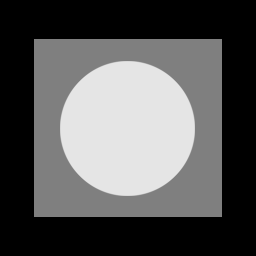
%> input picture Lab 4/Fig1.tif, 256 x 256 px
$ octave Lab4.m   (GNU Octave 9; MATLAB toolbox functions it lacks are replaced by stand-ins)
%> lines starting %> are read from the running program, lines starting %| are printed output that depends on the picture
### Lab 4/imnoise.m
function b = imnoise(varargin)
%IMNOISE Add noise to image.
%   J = IMNOISE(I,TYPE,...) Add noise of a given TYPE to the intensity image
%   I. TYPE is a string that can have one of these values:
%
%       'gaussian'       Gaussian white noise with constant
%                        mean and variance
%
%       'localvar'       Zero-mean Gaussian white noise
%                        with an intensity-dependent variance
%
%       'poisson'        Poisson noise
%
%       'salt & pepper'  "On and Off" pixels
%
%       'speckle'        Multiplicative noise
%
%   Depending on TYPE, you can specify additional parameters to IMNOISE. All
%   numerical parameters are normalized; they correspond to operations with
%   images with intensities ranging from 0 to 1.
%
%   J = IMNOISE(I,'gaussian',M,V) adds Gaussian white noise of mean M and
%   variance V to the image I. When unspecified, M and V default to 0 and
%   0.01 respectively.
%
%   J = imnoise(I,'localvar',V) adds zero-mean, Gaussian white noise of
%   local variance, V, to the image I.  V is an array of the same size as I.
%
%   J = imnoise(I,'localvar',IMAGE_INTENSITY,VAR) adds zero-mean, Gaussian
%   noise to an image, I, where the local variance of the noise is a
%   function of the image intensity values in I.  IMAGE_INTENSITY and VAR
%   are vectors of the same size, and PLOT(IMAGE_INTENSITY,VAR) plots the
%   functional relationship between noise variance and image intensity.
%   IMAGE_INTENSITY must contain normalized intensity values ranging from 0
%   to 1.
%
%   J = IMNOISE(I,'poisson') generates Poisson noise from the data instead
%   of adding artificial noise to the data. In order to respect Poisson
%   statistics, the intensities of uint8 and uint16 images must correspond
%   to the number of photons (or any other quanta of information).
%   Double-precision images are used when the number of photons per pixel
%   can be much larger than 65535 (but less than 10^12); the intensities
%   values vary between 0 and 1 and correspond to the number of photons
%   divided by 10^12.
%
%   J = IMNOISE(I,'salt & pepper',D) adds "salt and pepper" noise to the
%   image I, where D is the noise density.  This affects approximately
%   D*numel(I) pixels. The default for D is 0.05.
%
%   J = IMNOISE(I,'speckle',V) adds multiplicative noise to the image I,
%   using the equation J = I + n*I, where n is uniformly distributed random
%   noise with mean 0 and variance V. The default for V is 0.04.
%
%   Note
%   ----
%   The mean and variance parameters for 'gaussian', 'localvar', and
%   'speckle' noise types are always specified as if for a double image
%   in the range [0, 1].  If the input image is of class uint8 or uint16,
%   the imnoise function converts the image to double, adds noise
%   according to the specified type and parameters, and then converts the
%   noisy image back to the same class as the input.
%
%   Class Support
%   -------------
%   I can be of class uint8, uint16, or double. The output image J is of
%   the same class as I.  If I has more than two dimensions it is treated
%   as a multidimensional intensity image and not as an RGB image.
%
%   Example
%   -------
%        I = imread('eight.tif');
%        J = imnoise(I,'salt & pepper', 0.02);
%        imview(I), imview(J)
%
%   See also IMNSTATS, RAND, RANDN.

%   Copyright 1993-2003 The MathWorks, Inc.
%   $Revision: 5.20.4.3 $  $Date: 2003/08/01 18:09:05 $

  [a, code, classIn, classChanged, p3, p4] = ParseInputs(varargin{:});

  clear varargin;
  sizeA = size(a);

  switch code
   case 'gaussian' % Gaussian white noise
    b = a + sqrt(p4)*randn(sizeA) + p3;

   case 'localvar_1' % Gaussian white noise with variance varying locally
                     % imnoise(a,'localvar',v)
                     % v is local variance array
    b = a + sqrt(p3).*randn(sizeA); % Use a local variance array

   case 'localvar_2' % Gaussian white noise with variance varying locally
                     % Use an empirical intensity-variance relation
    intensity = p3(:); % Use an empirical intensity-variance relation
    var       = p4(:);
    minI  = min(intensity);
    maxI  = max(intensity);
    b     = min(max(a,minI),maxI);
    b     = reshape(interp1(intensity,var,b(:)),sizeA);
    b     = a + sqrt(b).*randn(sizeA);

   case 'poisson' % Poisson noise
    switch classIn
     case 'uint8'
      a = round(a*255);
     case 'uint16'
      a = round(a*65535);
     case 'double'
      a = round(a*10^12); % Recalibration
    end

    a = a(:);

    %  (Monte-Carlo Rejection Method) Ref. Numerical
    %  Recipes in C, 2nd Edition, Press, Teukolsky,
    %  Vetterling, Flannery (Cambridge Press)

    b=zeros(size(a));
    idx1=find(a<50); % Cases where pixel intensities are less than 50 units
    if (~isempty(idx1))
      g=exp(-a(idx1));
      em=-ones(size(g));
      t=ones(size(g));
      idx2= (1:length(idx1))';
      while ~isempty(idx2)
        em(idx2)=em(idx2)+1;
        t(idx2)=t(idx2).*rand(size(idx2));
        idx2 = idx2(t(idx2) > g(idx2));
      end
      b(idx1)=em;
    end

    % For large pixel intensities the Poisson pdf becomes
    % very similar to a Gaussian pdf of mean and of variance
    % equal to the local pixel intensities. Ref. Mathematical Methods
    % of Physics, 2nd Edition, Mathews, Walker (Addison Wesley)
    idx1=find(a>=50); % Cases where pixel intensities are more than 49 units
    if (~isempty(idx1))
      b(idx1)=round(a(idx1)+sqrt(a(idx1)).*randn(size(idx1)));
    end

    b = reshape(b,sizeA);

   case 'salt & pepper' % Salt & pepper noise
    b = a;
    x = rand(sizeA);
    d = find(x < p3/2);
    b(d) = 0; % Minimum value
    d = find(x >= p3/2 & x < p3);
    b(d) = 1; % Maximum (saturated) value

   case 'speckle' % Speckle (multiplicative) noise
    b = a + sqrt(12*p3)*a.*(rand(sizeA)-.5);

  end

  % Truncate the output array data if necessary
  if strcmp(code,{'poisson'})
    switch classIn
     case 'uint8'
      b = uint8(b);
     case 'uint16'
      b = uint16(b);
     case 'double'
      b = min(b/10^12,1);
    end
  else
    b = max(0,min(b,1));
    % The output class should be the same as the input class
    if classChanged,
      b = changeclass(classIn, b);
    end
  end


%%%
%%% ParseInputs
%%%
function [a, code, classIn, classChanged, p3, p4, msg] = ParseInputs(varargin)

% Initialization
a            = [];
code         = 'gaussian';
classIn      = '';
classChanged = [];
p3           = [];
p4           = [];
msg = '';

% Check the number of input arguments.

% checknargin(1,4,nargin,mfilename);

% Check the input-array type.
a = varargin{1};
% checkinput(a, {'uint8','uint16','double'}, '', mfilename, 'I', 1);

% Change class to double
classIn = class(a);
classChanged = 0;
if ~isa(a, 'double')
  a = im2double(a);
  classChanged = 1;
else
  % Check for valid image I
  if ~(isNonnegativeReal(a(:)) && all(a(:)<=1))
    eid = sprintf('Images:%s:invalidDoubleImage',mfilename);
    msg = 'A valid double image must have values between zero and one.';
    error(eid,'%s',msg);
  end
end

% Check the noise type.
if nargin > 1
  if ~ischar(varargin{2})
    eid = sprintf('Images:%s:invalidNoiseType',mfilename);
    msg = 'TYPE must be a character string.';
    error(eid,'%s',msg);
  end

  % Preprocess noise type string to detect abbreviations.
  allStrings = {'gaussian', 'salt & pepper', 'speckle',...
                'poisson','localvar'};
  idx = strmatch(lower(varargin{2}), allStrings);
  switch length(idx)
   case 0
    eid = sprintf('Images:%s:unknownNoiseType',mfilename);
    msg = sprintf('Unknown noise type: ''%s''.', varargin{2});
    error(eid,'%s',msg);
   case 1
    code = allStrings{idx};
   otherwise
    eid = sprintf('Images:%s:ambiguousNoiseType',mfilename);
    msg = sprintf('Ambiguous noise type: ''%s''.', varargin{2});
    error(eid,'%s',msg);
  end
else
  code = 'gaussian';  % default noise type
end

switch code
 case 'poisson'
  if nargin > 2
    eid = sprintf('Images:%s:tooManyPoissonInputs',mfilename);
    msg = 'Too many inputs for ''poisson'' noise.';
    error(eid,'%s',msg);
  end

 case 'gaussian'
  p3 = 0;     % default mean
  p4 = 0.01;  % default variance

  if nargin > 2
    p3 = varargin{3};
    if ~isRealScalar(p3)
      eid = sprintf('Images:%s:invalidMean',mfilename);
      msg = 'For ''gaussian'' noise, M must be a real scalar.';
      error(eid,'%s',msg);
    end
  end

  if nargin > 3
    p4 = varargin{4};
    if ~isNonnegativeRealScalar(p4)
      eid = sprintf('Images:%s:invalidVariance',mfilename);
      msg = 'For ''gaussian'' noise, V must be a real nonnegative scalar.';
      error(eid,'%s',msg);
    end
  end

  if nargin > 4
    eid = sprintf('Images:%s:tooManyGaussianInputs',mfilename);
    msg = 'Too many inputs for ''gaussian'' noise.';
    error(eid,'%s',msg);
    return;
  end

 case 'salt & pepper'
  p3 = 0.05;   % default density

  if nargin > 2
    p3 = varargin{3};
    if ~isNonnegativeRealScalar(p3) || (p3 > 1)
      eid = sprintf('Images:%s:invalidNoiseDensity',mfilename);
      msg1 = 'For ''salt & pepper'' noise, D must be a real nonnegative ';
      msg2 = 'scalar less than or equal to 1.';
      msg = sprintf('%s\n%s',msg1,msg2);
      error(eid,'%s',msg);
    end

    if nargin > 3
      eid = sprintf('Images:%s:tooManySaltAndPepperInputs',mfilename);
      msg = 'Too many inputs for ''salt & pepper'' noise.';
      error(eid,'%s',msg);
    end
  end

 case 'speckle'
  p3 = 0.05;    % default variance

  if nargin > 2
    p3 = varargin{3};
    if ~isNonnegativeRealScalar(p3)
      eid = sprintf('Images:%s:invalidVariance',mfilename);
      msg = 'For ''speckle'' noise, V must be a nonnegative real scalar.';
      error(eid,'%s',msg);
    end
  end

  if nargin > 3
    eid = sprintf('Images:%s:tooManySpeckleInputs',mfilename);
    msg = 'Too many inputs for ''speckle'' noise.';
    error(eid,'%s',msg);
  end

 case 'localvar'
  if nargin < 3
    eid = sprintf('Images:%s:toofewLocalVarInputs',mfilename);
    msg = 'Too few inputs for ''localvar'' noise.';
    error(eid,'%s',msg);

  elseif nargin == 3
    % IMNOISE(a,'localvar',v)
    code = 'localvar_1';
    p3 = varargin{3};
    if ~isNonnegativeReal(p3) || ~isequal(size(p3),size(a))
      eid = sprintf('Images:%s:invalidLocalVariance',mfilename);
      msg1 = 'For the ''localvar'' noise syntax, V must contain ';
      msg2 = 'only nonnegative real values and be the same size as A.';
      msg = sprintf('%s\n%s',msg1,msg2);
      error(eid,'%s',msg);
    end

  elseif nargin == 4
    % IMNOISE(a,'localvar',IMAGE_INTENSITY,NOISE_VARIANCE)
    code = 'localvar_2';
    p3 = varargin{3};
    p4 = varargin{4};

    if ~isNonnegativeRealVector(p3) || (any(p3) > 1)
      eid = sprintf('Images:%s:invalidImageIntensity',mfilename);
      msg1 = 'For ''localvar'' noise, IMAGE_INTENSITY must be a ';
      msg2 = 'nonnegative real vector less than or equal to 1.';
      msg = sprintf('%s\n%s',msg1,msg2);
      error(eid,'%s',msg);
    end

    if ~isNonnegativeRealVector(p4)
      eid = sprintf('Images:%s:invalidLocalVariance',mfilename);
      msg1 = 'For ''localvar'' noise, NOISE_VARIANCE must be a ';
      msg2 = 'nonnegative real vector.';
      msg = sprintf('%s\n%s',msg1,msg2);
      error(eid,'%s',msg);
    end

    if ~isequal(size(p3),size(p4))
      eid = sprintf('Images:%s:invalidSize',mfilename);
      msg1 = 'For ''localvar'' noise, IMAGE_INTENSITY and ';
      msg2 = 'NOISE_VARIANCE must be the same size.';
      msg = sprintf('%s\n%s',msg1,msg2);
      error(eid,'%s',msg);
    end

  else
    eid = sprintf('Images:%s:tooManyLocalVarInputs',mfilename);
    msg = 'Too many inputs for ''localvar'' noise.';
    error(eid,'%s',msg);
  end

end

%%%
%%% isReal
%%%
function t = isReal(P)
%   isReal(P) returns 1 if P contains only real
%   numbers and returns 0 otherwise.
%
  isFinite  = all(isfinite(P(:)));
  t = isreal(P) && isFinite && ~isempty(P);


%%%
%%% isNonnegativeReal
%%%
function t = isNonnegativeReal(P)
%   isNonnegativeReal(P) returns 1 if P contains only real
%   numbers greater than or equal to 0 and returns 0 otherwise.
%
  t = isReal(P) && all(P(:)>=0);


%%%
%%% isRealScalar
%%%
function t = isRealScalar(P)
%   isRealScalar(P) returns 1 if P is a real,
%   scalar number and returns 0 otherwise.
%
  t = isReal(P) && (numel(P)==1);


%%%
%%% isNonnegativeRealScalar
%%%
function t = isNonnegativeRealScalar(P)
%   isNonnegativeRealScalar(P) returns 1 if P is a real,
%   scalar number greater than 0 and returns 0 otherwise.
%
  t = isReal(P) && all(P(:)>=0) && (numel(P)==1);


%%%
%%% isVector
%%%
% [4 lines left out: function isVector, not called in this run]


%%%
%%% isNonnegativeRealVector
%%%
% [5 lines left out: function isNonnegativeRealVector, not called in this run]

### Lab 4/changeclass.m
function image = changeclass(class, varargin)
%CHANGECLASS changes the storage class of an image.
%  I2 = CHANGECLASS(CLASS, I);
%  RGB2 = CHANGECLASS(CLASS, RGB);
%  BW2 = CHANGECLASS(CLASS, BW);
%  X2 = CHANGECLASS(CLASS, X, 'indexed');

%  Copyright 1993-2002 The MathWorks, Inc.  Used with permission.
%  $Revision: 1.2 $  $Date: 2003/02/19 22:09:58 $

switch class
case 'uint8'
   image = im2uint8(varargin{:});
case 'uint16'
   image = im2uint16(varargin{:});
case 'double'
   image = im2double(varargin{:});
otherwise
   error('Unsupported IPT data class.');
end


### Lab 4/imnoise2.m
function R = imnoise2(type, M, N, a, b)
%IMNOISE2 Generates an array of random numbers with specified PDF.
%   R = IMNOISE2(TYPE, M, N, A, B) generates an array, R, of size
%   M-by-N, whose elements are random numbers of the specified TYPE
%   with parameters A and B. If only TYPE is included in the
%   input argument list, a  single random number of the specified
%   TYPE and default parameters shown below is generated. If only
%   TYPE, M, and N are provided, the default parameters shown below
%   are used.  If M = N = 1, IMNOISE2 generates a single random
%   number of the specified TYPE and parameters A and B.
%
%   Valid values for TYPE and parameters A and B are:
%
%   'uniform'       Uniform random numbers in the interval (A, B).
%                   The default values are (0, 1).
%   'gaussian'      Gaussian random numbers with mean A and standard
%                   deviation B. The default values are A = 0, B = 1.
%   'salt & pepper' Salt and pepper numbers of amplitude 0 with
%                   probability Pa = A, and amplitude 1 with
%                   probability Pb = B. The default values are Pa =
%                   Pb = A = B = 0.05.  Note that the noise has
%                   values 0 (with probability Pa = A) and 1 (with
%                   probability Pb = B), so scaling is necessary if
%                   values other than 0 and 1 are required. The noise
%                   matrix R is assigned three values. If R(x, y) =
%                   0, the noise at (x, y) is pepper (black).  If
%                   R(x, y) = 1, the noise at (x, y) is salt
%                   (white). If R(x, y) = 0.5, there is no noise
%                   assigned to coordinates (x, y).
%   'lognormal'     Lognormal numbers with offset A and shape
%                   parameter B. The defaults are A = 1 and B =
%                   0.25.
%   'rayleigh'      Rayleigh noise with parameters A and B. The
%                   default values are A = 0 and B = 1.
%   'exponential'   Exponential random numbers with parameter A.  The
%                   default is A = 1.
%   'erlang'        Erlang (gamma) random numbers with parameters A
%                   and B.  B must be a positive integer. The
%                   defaults are A = 2 and B = 5.  Erlang random
%                   numbers are approximated as the sum of B
%                   exponential random numbers.

%   Copyright 2002-2004 R. C. Gonzalez, R. E. Woods, & S. L. Eddins
%   Digital Image Processing Using MATLAB, Prentice-Hall, 2004
%   $Revision: 1.5 $  $Date: 2003/10/12 23:37:29 $

% Set default values.
if nargin == 1
   a = 0; b = 1;
   M = 1; N = 1;
elseif nargin == 3
   a = 0; b = 1;
end

% Begin processing. Use lower(type) to protect against input being
% capitalized.
switch lower(type)
case 'uniform'
   R = a + (b - a)*rand(M, N);
case 'gaussian'
   R = a + b*randn(M, N);
case 'salt & pepper'
   if nargin <= 3
      a = 0.05; b = 0.05;
   end
   % Check to make sure that Pa + Pb is not > 1.
   if (a + b) > 1
      error('The sum Pa + Pb must not exceed 1.')
   end
   R(1:M, 1:N) = 0.5;
   % Generate an M-by-N array of uniformly-distributed random numbers
   % in the range (0, 1). Then, Pa*(M*N) of them will have values <=
   % a. The coordinates of these points we call 0 (pepper
   % noise). Similarly, Pb*(M*N) points will have values in the range
   % > a & <= (a + b).  These we call 1 (salt noise).
   X = rand(M, N);
   c = find(X <= a);
   R(c) = 0;
   u = a + b;
   c = find(X > a & X <= u);
   R(c) = 1;
case 'lognormal'
   if nargin <= 3
      a = 1; b = 0.25;
   end
   R = a*exp(b*randn(M, N));
case 'rayleigh'
   R = a + (-b*log(1 - rand(M, N))).^0.5;
case 'exponential'
   if nargin <= 3
      a = 1;
   end
   if a <= 0
      error('Parameter a must be positive for exponential type.')
   end
   k = -1/a;
   R = k*log(1 - rand(M, N));
case 'erlang'
   if nargin <= 3
      a = 2; b = 5;
   end
   if (b ~= round(b) | b <= 0)
      error('Param b must be a positive integer for Erlang.')
   end
   k = -1/a;
   R = zeros(M, N);
   for j = 1:b
      R = R + k*log(1 - rand(M, N));
   end
otherwise
   error('Unknown distribution type.')
end


### Lab 4/spfilt.m
function f = spfilt(g, type, m, n, parameter)
%SPFILT Performs linear and nonlinear spatial filtering.
%   F = SPFILT(G, TYPE, M, N, PARAMETER) performs spatial filtering
%   of image G using a TYPE filter of size M-by-N. Valid calls to
%   SPFILT are as follows:
%
%     F = SPFILT(G, 'amean', M, N)       Arithmetic mean filtering.
%     F = SPFILT(G, 'gmean', M, N)       Geometric mean filtering.
%     F = SPFILT(G, 'hmean', M, N)       Harmonic mean filtering.
%     F = SPFILT(G, 'chmean', M, N, Q)   Contraharmonic mean
%                                        filtering of order Q. The
%                                        default is Q = 1.5.
%     F = SPFILT(G, 'median', M, N)      Median filtering.
%     F = SPFILT(G, 'max', M, N)         Max filtering.
%     F = SPFILT(G, 'min', M, N)         Min filtering.
%     F = SPFILT(G, 'midpoint', M, N)    Midpoint filtering.
%     F = SPFILT(G, 'atrimmed', M, N, D) Alpha-trimmed mean filtering.
%                                        Parameter D must be a
%                                        nonnegative even integer;
%                                        its default value is D = 2.
%
%   The default values when only G and TYPE are input are M = N = 3,
%   Q = 1.5, and D = 2.

%   Copyright 2002-2004 R. C. Gonzalez, R. E. Woods, & S. L. Eddins
%   Digital Image Processing Using MATLAB, Prentice-Hall, 2004
%   $Revision: 1.6 $  $Date: 2003/10/27 20:07:00 $

% Process inputs.
if nargin == 2
   m = 3; n = 3; Q = 1.5; d = 2;
elseif nargin == 5
   Q = parameter; d = parameter;
elseif nargin == 4
   Q = 1.5; d = 2;
else
   error('Wrong number of inputs.');
end

% Do the filtering.
switch type
case 'amean'
   w = fspecial('average', [m n]);
   f = imfilter(g, w, 'replicate');
case 'gmean'
   f = gmean(g, m, n);
case 'hmean'
   f = harmean(g, m, n);
case 'chmean'
   f = charmean(g, m, n, Q);
case 'median'
   f = medfilt2(g, [m n], 'symmetric');
case 'max'
   f = ordfilt2(g, m*n, ones(m, n), 'symmetric');
case 'min'
   f = ordfilt2(g, 1, ones(m, n), 'symmetric');
case 'midpoint'
   f1 = ordfilt2(g, 1, ones(m, n), 'symmetric');
   f2 = ordfilt2(g, m*n, ones(m, n), 'symmetric');
   f = imlincomb(0.5, f1, 0.5, f2);
case 'atrimmed'
   if (d <= 0) | (d/2 ~= round(d/2))
      error('d must be a positive, even integer.')
   end
   f = alphatrim(g, m, n, d);
otherwise
   error('Unknown filter type.')
end

%-------------------------------------------------------------------%
% [9 lines left out: function gmean, not called in this run]

%-------------------------------------------------------------------%
% [6 lines left out: function harmean, not called in this run]

%-------------------------------------------------------------------%
function f = charmean(g, m, n, q)
%  Implements a contraharmonic mean filter.
inclass = class(g);
g = im2double(g);
f = imfilter(g.^(q+1), ones(m, n), 'replicate');
f = f ./ (imfilter(g.^q, ones(m, n), 'replicate') + eps);
f = changeclass(inclass, f);

%-------------------------------------------------------------------%
% [13 lines left out: function alphatrim, not called in this run]

### Lab 4/Lab4.m
f1=imread('Fig1.tif');
%> f1 is the input picture: size 256x256 uint8; min 0, max 229, mean 87.1
f2=imread('Fig2.tif');
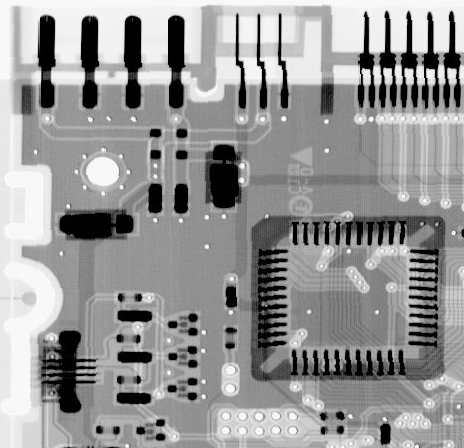
%> input picture Lab 4/Fig2.tif, 464 x 448 px
%> f2 is the input picture: size 448x464 uint8; min 0, max 255, mean 150.8

%E1

f1_mean = mean2(f1)/10000 % to normalize the value between 0 and 1
%> f1_mean = 0.00871
f1_var = var(double(f1(:)))/10000 % to normalize the value between 0 and 1
%> f1_var = 0.856

%a)
f1_gaussian = imnoise(f1,'gaussian',f1_mean,f1_var);
%> in ParseInputs, `idx = strmatch(lower(varargin{2}), allStrings);`: idx = 1
%> in ParseInputs, `code = allStrings{idx};`: code = 'gaussian'
%> in ParseInputs, `p3 = varargin{3};`: p3 = 0.00871
%> in isReal, `isFinite  = all(isfinite(P(:)));`: isFinite = true
%> in ParseInputs, `p4 = varargin{4};`: p4 = 0.856
%> in imnoise, `[a, code, classIn, classChanged, p3, p4] = ParseInputs(varargin{:});`: code = 'gaussian'; classIn = 'uint8'; classChanged = 1; p3 = 0.00871; p4 = 0.856
%> in imnoise, `b = max(0,min(b,1));`:
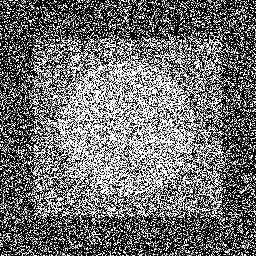
%> b: size 256x256 double; min 0, max 1, mean 0.439
f1_saltpepper = imnoise(f1,'salt & pepper');

%b)
f1_localvar = imnoise(f1,'localvar',0.05*rand(size(f1)));
%> in ParseInputs (call 3), `idx = strmatch(lower(varargin{2}), allStrings);`: idx = 5
%> in ParseInputs (call 3), `code = allStrings{idx};`: code = 'localvar'
%> in ParseInputs (call 3), `p3 = varargin{3};`:
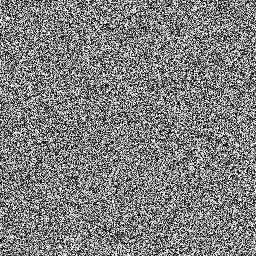
%> p3: size 256x256 double; min 2.12e-06, max 0.05, mean 0.025; drawn with min black and max white
%> in imnoise (call 3), `[a, code, classIn, classChanged, p3, p4] = ParseInputs(varargin{:});`: code = 'localvar_1'
%> in imnoise (call 3), `b = a + sqrt(p3).*randn(sizeA);`:
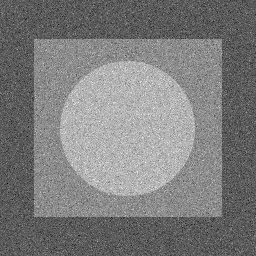
%> b: size 256x256 double; min -0.914, max 1.65, mean 0.342; drawn with min black and max white
%> in imnoise (call 3), `b = max(0,min(b,1));`:
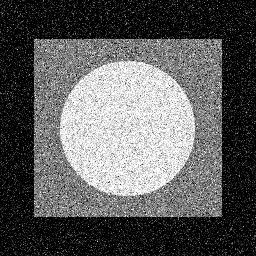
%> b: size 256x256 double; min 0, max 1, mean 0.366
f1_poisson = imnoise(f1,'poisson');
%> in imnoise (call 4), `[a, code, classIn, classChanged, p3, p4] = ParseInputs(varargin{:});`: code = 'poisson'; p3 = []
%> in imnoise (call 4), `idx1=find(a<50);`: idx1 = 32072 values from 1 to 65536
%> in imnoise (call 4), `idx1=find(a>=50);`: idx1 = 33464 values from 8744 to 56793
%> in imnoise (call 4), `b = reshape(b,sizeA);`:
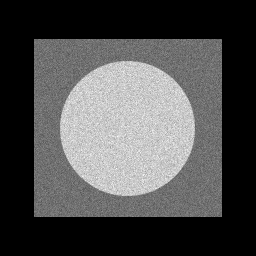
%> b: size 256x256 double; min 0, max 288, mean 87.1; drawn with min black and max white
%> in imnoise (call 4), `b = uint8(b);`:
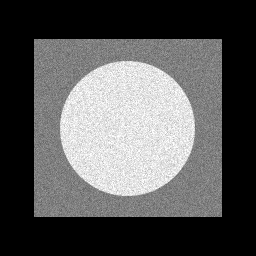
%> b: size 256x256 uint8; min 0, max 255, mean 87
f1_speckle = imnoise(f1,'speckle',f1_var);
%> (the rest of the program and of its run is left out)
